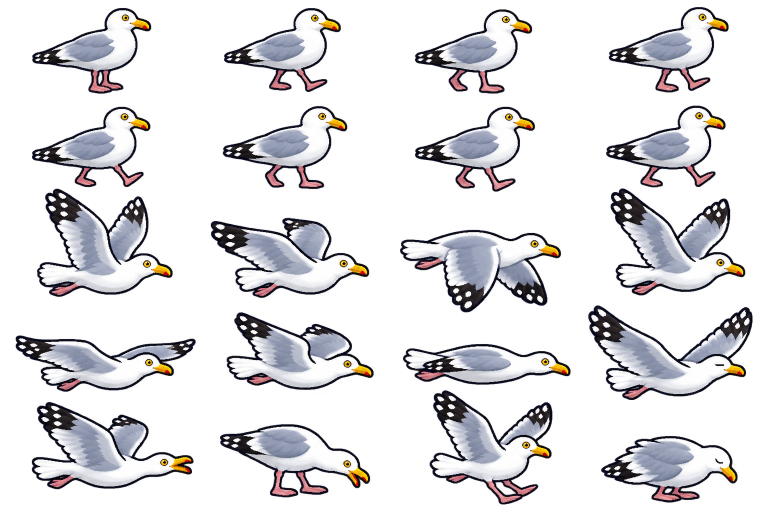
#> input picture assets/reference/gull-production-v1/herring-source.png, 1536 x 1024 px (shown at 1/2 size); its folder holds 3 pictures in this run; the run also reads 2 pictures not shown here
$ python prepare_gull_species.py
#> lines starting #> are read from the running program, lines starting #| are printed output that depends on the picture; after the words box and inside, x2 and y2 are one past the last pixel; in counts of white or black regions, pixels touching at a corner belong together
#> in prepare, source is the input picture: shape (1024, 1536, 4); mean R, G, B, A 105.9, 100.7, 104.3, 76.9
"""Pack generated bird poses; retain connected actors and align feet and bills.

This is atlas preparation only: no painted pixels, palette substitutions or
invented poses. Sources and exact generation prompts remain in the reference folder.
"""
import json
import re
from collections import deque
from pathlib import Path

import numpy as np
from PIL import Image

ROOT = Path(__file__).resolve().parent.parent
SOURCE = ROOT / 'assets/reference/gull-production-v1'
CELL = 256
DISPLAY_SCALE = .375
SPECS = {'herring': (44, 1.0), 'kittiwake': (34, 1.2), 'great-black-backed': (56, 1.0)}


def components(mask):
    remaining = mask.copy()
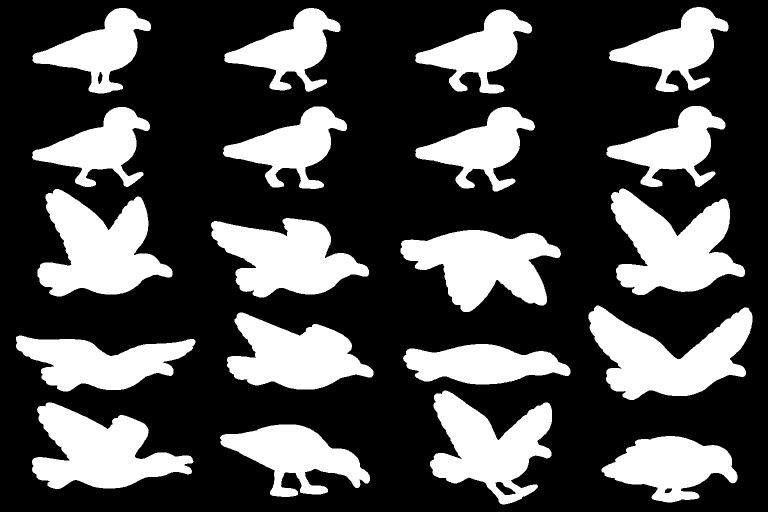
#> remaining: shape (1024, 1536) bool (shown at 1/2 size); 30.1% white; 20 white regions, largest, box (x1, y1, x2, y2) and area: (75, 378, 345, 593) 33547, (1177, 611, 1505, 800) 33277, (1222, 377, 1490, 590) 32711
    height, width = mask.shape
#> height = 1024; width = 1536
    result = []
    for y, x in zip(*np.nonzero(mask)):
        if not remaining[y, x]:
            continue
        todo = deque([(int(x), int(y))])
        remaining[y, x] = False
        points = []
        while todo:
            px, py = todo.popleft()
            points.append((px, py))
            for nx, ny in ((px-1, py), (px+1, py), (px, py-1), (px, py+1)):
                if 0 <= nx < width and 0 <= ny < height and remaining[ny, nx]:
                    remaining[ny, nx] = False
                    todo.append((nx, ny))
        result.append(np.asarray(points))
#> this loop made 472711 passes
#> (y, x) on passes 1 to 3: (14, 1393), (14, 1394), (14, 1395)
#> remaining: shape (1024, 1536) bool; every value is 0
#> after the loop, result = 20 items
    return sorted(result, key=len, reverse=True)


def isolated(data, points):
    x0, y0 = points.min(axis=0)
    x1, y1 = points.max(axis=0) + 1
    part = np.zeros((y1-y0, x1-x0, 4), dtype=np.uint8)
    part[points[:, 1]-y0, points[:, 0]-x0] = data[points[:, 1], points[:, 0]]
    part[:, :, 3][part[:, :, 3] > 0] = 255
    return Image.fromarray(part)


def bill(image):
    a = np.asarray(image).astype(float)
    yellow = (a[:,:,0] > 145) & (a[:,:,1] > 80) & (a[:,:,2] < a[:,:,1]*.7) & (a[:,:,3] > 192)
    candidates = components(yellow)
    assert candidates, 'Missing yellow bill'
    p = max(candidates, key=lambda c: c[:,0].max())
    x0, y0 = p.min(axis=0)
    x1, y1 = p.max(axis=0)
    return (int(x1)+2, float(np.median(p[:,1])), int(x1-x0+1))


def prepare(species, height, speed):
    source = np.asarray(Image.open(SOURCE / f'{species}-source.png').convert('RGBA'))
    actors = components(source[:,:,3] >= 192)[:20]
#> actors = 20 items
    assert len(actors) == 20 and min(map(len, actors)) > 1000, f'{species}: incomplete source actors'
    # Group complete connected actors, not nominal cell crops that can cut wings.
    actors.sort(key=lambda p: float((p[:,1].min()+p[:,1].max())/2))
    ordered = []
    for row in range(5):
        ordered.extend(sorted(actors[row*4:row*4+4], key=lambda p: p[:,0].min()))
#> after the loop, ordered = 20 items
    poses = [isolated(source, p) for p in ordered]
#> in isolated, `part = np.zeros((y1-y0, x1-x0, 4), dtype=np.uint8)`: part: shape (171, 237, 4); every value is 0
#> in isolated (call 2), `part = np.zeros((y1-y0, x1-x0, 4), dtype=np.uint8)`: part: shape (168, 232, 4); every value is 0
#> in isolated (call 3), `part = np.zeros((y1-y0, x1-x0, 4), dtype=np.uint8)`: part: shape (168, 234, 4); every value is 0
#> in isolated (call 4), `part = np.zeros((y1-y0, x1-x0, 4), dtype=np.uint8)`: part: shape (170, 239, 4); every value is 0
#> in isolated (call 5), `part = np.zeros((y1-y0, x1-x0, 4), dtype=np.uint8)`: part: shape (160, 236, 4); every value is 0
#> in isolated (call 6), `part = np.zeros((y1-y0, x1-x0, 4), dtype=np.uint8)`: part: shape (165, 248, 4); every value is 0
#> in isolated (call 7), `part = np.zeros((y1-y0, x1-x0, 4), dtype=np.uint8)`: part: shape (169, 239, 4); every value is 0
#> in isolated (call 8), `part = np.zeros((y1-y0, x1-x0, 4), dtype=np.uint8)`: part: shape (162, 238, 4); every value is 0
#> in isolated (call 9), `part = np.zeros((y1-y0, x1-x0, 4), dtype=np.uint8)`: part: shape (215, 270, 4); every value is 0
#> in isolated (call 10), `x0, y0 = points.min(axis=0)`: x0 = 422; y0 = 436
#> in isolated (call 10), `part = np.zeros((y1-y0, x1-x0, 4), dtype=np.uint8)`: part: shape (159, 316, 4); every value is 0
#> in isolated (call 10), `part[points[:, 1]-y0, points[:, 0]-x0] = data[points[:, 1], points[:, ..`:
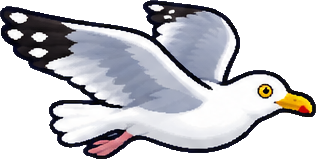
#> part: shape (159, 316, 4); mean of channels 0, 1, 2, 3 93.5, 93.2, 97.5, 150.1; transparent parts drawn white
#> in isolated (call 11), `x0, y0 = points.min(axis=0)`: x0 = 801; y0 = 460
#> in isolated (call 11), `part = np.zeros((y1-y0, x1-x0, 4), dtype=np.uint8)`: part: shape (164, 321, 4); every value is 0
#> in isolated (call 11), `part[points[:, 1]-y0, points[:, 0]-x0] = data[points[:, 1], points[:, ..`:
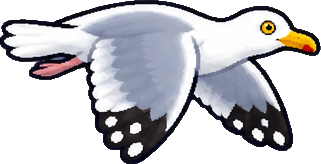
#> part: shape (164, 321, 4); mean of channels 0, 1, 2, 3 87.3, 87.2, 91.8, 145.8; transparent parts drawn white
#> in isolated (call 12), `x0, y0 = points.min(axis=0)`: x0 = 1222; y0 = 377
#> in isolated (call 12), `part = np.zeros((y1-y0, x1-x0, 4), dtype=np.uint8)`: part: shape (213, 268, 4); every value is 0
#> in isolated (call 12), `part[points[:, 1]-y0, points[:, 0]-x0] = data[points[:, 1], points[:, ..`:
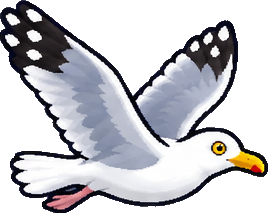
#> part: shape (213, 268, 4); mean of channels 0, 1, 2, 3 87.3, 87.1, 91.5, 144.3; transparent parts drawn white
#> in isolated (call 13), `x0, y0 = points.min(axis=0)`: x0 = 32; y0 = 671
#> in isolated (call 13), `part = np.zeros((y1-y0, x1-x0, 4), dtype=np.uint8)`: part: shape (112, 359, 4); every value is 0
#> in isolated (call 13), `part[points[:, 1]-y0, points[:, 0]-x0] = data[points[:, 1], points[:, ..`:
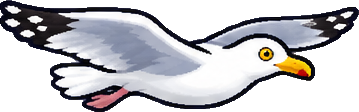
#> part: shape (112, 359, 4); mean of channels 0, 1, 2, 3 89, 88.3, 92, 147.5; transparent parts drawn white
#> in isolated (call 14), `x0, y0 = points.min(axis=0)`: x0 = 454; y0 = 625
#> in isolated (call 14), `part = np.zeros((y1-y0, x1-x0, 4), dtype=np.uint8)`: part: shape (154, 293, 4); every value is 0
#> in isolated (call 14), `part[points[:, 1]-y0, points[:, 0]-x0] = data[points[:, 1], points[:, ..`:
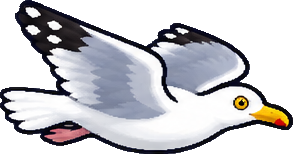
#> part: shape (154, 293, 4); mean of channels 0, 1, 2, 3 95.5, 95.1, 99.2, 151.3; transparent parts drawn white
#> in isolated (call 15), `x0, y0 = points.min(axis=0)`: x0 = 806; y0 = 688
#> in isolated (call 15), `part = np.zeros((y1-y0, x1-x0, 4), dtype=np.uint8)`: part: shape (81, 335, 4); every value is 0
#> in isolated (call 15), `part[points[:, 1]-y0, points[:, 0]-x0] = data[points[:, 1], points[:, ..`:
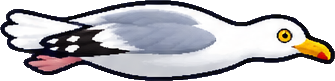
#> part: shape (81, 335, 4); mean of channels 0, 1, 2, 3 107.7, 106, 109.1, 171.3; transparent parts drawn white
#> poses = 20 items
    base_scale = height / poses[0].height
#> base_scale = 0.257
    atlas = Image.new('RGBA', (CELL*4, CELL*5))
    anchors = []
    bounds = []
    for index, pose in enumerate(poses):
        scale = base_scale
        pose = pose.resize((round(pose.width*scale), round(pose.height*scale)), Image.Resampling.NEAREST)
        # Nearest sampling can create isolated single-pixel diagonal fragments.
        a = np.asarray(pose)
        pose = isolated(a, components(a[:,:,3] > 0)[0])
        bx, by, _ = bill(pose)
        x = round(CELL/2+20-bx)
        grounded = index < 8 or index >= 17
        y = round(CELL/2+12)-pose.height if grounded else round((CELL/2+(0 if index in (14,16) else 4))-by)
        assert x >= 2 and y >= 2 and x+pose.width <= CELL-2 and y+pose.height <= CELL-2, (species,index,pose.size,x,y)
        atlas.paste(pose,(index%4*CELL+x,index//4*CELL+y))
        offset_y = 6-12*DISPLAY_SCALE if grounded else (0 if index in (14,16) else 2-4*DISPLAY_SCALE)
        anchors.append([10.0, round((y+by-CELL/2)*DISPLAY_SCALE+offset_y, 4)])
        bounds.append([x,y,pose.width,pose.height])
#> this loop made 20 passes
#> (bx, by) on passes 1 to 12: (61, 8), (60, 8), (60, 8), (61, 10.5), (61, 8), (64, 8), (61, 8), (61, 8), (69, 41), (81, 26), (83, 10), (69, 41)
#> after the loop, anchors = [[10, -7.5], [10, -7.12], [10, -7.12], [10, -6.56], [10, -6.38], [10, -6.75], [10, -7.12], [10, -6.75], [10, 2], [10, 2], [10, 2], [10, 2], [10, 2], [10, 2], [10, 0], [10, 2], [10, 0], [10, 1.5], [10, -4.5], [10, 0]]; bounds = 20 items, first 6: [87, 96, 61, 44], [88, 97, 60, 43], [88, 97, 60, 43], [87, 96, 61, 44], [87, 99, 61, 41], [84, 98, 64, 42]
    atlas.save(ROOT / f'assets/sprites/gull-{species}-diner-style.png')
    animations = {
        'idle': ([0], 1, True), 'walk': ([1,2,3,4,5,6,7,0], 8, True),
        'fly': ([8,9,10,11], 10, True), 'climb': ([8,9,10,11], 10, True),
        'glide': ([12], 1, True), 'dive_windup': ([13], 1, False),
        'dive': ([14], 1, True), 'pullup': ([15], 1, False),
        'snatch': ([16], 1, False), 'peck': ([17], 1, False),
        'landing': ([18], 1, False), 'stunned': ([19], 1, True),
    }
    entry = {
        'file': f'res://assets/sprites/gull-{species}-diner-style.png',
        'frame_w': CELL, 'frame_h': CELL, 'visual_scale': DISPLAY_SCALE,
        'species': species, 'art_height': height*DISPLAY_SCALE, 'native_alpha': True,
        'ground_beak_y': anchors[0][1],
        'frame_beaks': anchors, 'frame_bounds': bounds,
        'animations': {k: {'frames':v[0], 'fps':v[1], 'loop':v[2], 'source_left':False} for k,v in animations.items()},
    }
    print(species, 'standing',height*DISPLAY_SCALE, 'beak',anchors[0], 'flight speed',speed)
#| herring standing 16.5 beak [10.0, -7.5] flight speed 1.0
    return entry


def main():
    entries = {f'gull_{key.replace("-","_")}': prepare(key,*value) for key,value in SPECS.items()}
#> the loop in prepare (call 2), `for index, pose in enumerate(poses):` made 20 passes
#> (bx, by) on passes 1 to 12: (47, 6.5), (47, 7), (48, 7), (50, 7), (48, 7), (48, 7), (48, 6.5), (49, 7), (49, 36), (56, 25.5), (56, 6), (54, 29)
#| kittiwake standing 12.75 beak [10.0, -4.3125] flight speed 1.2
#| great-black-backed standing 21.0 beak [10.0, -11.625] flight speed 1.0
    entries['player_gull'] = entries['gull_herring'].copy()
    entries['rival_gull'] = entries['gull_great_black_backed'].copy()
    (ROOT/'data/gull_art.json').write_text(json.dumps(entries,indent=2)+'\n',encoding='utf-8')
    path = ROOT/'data/sprites.json'
#> (the run stopped early here; a loop or call above may not have finished)
